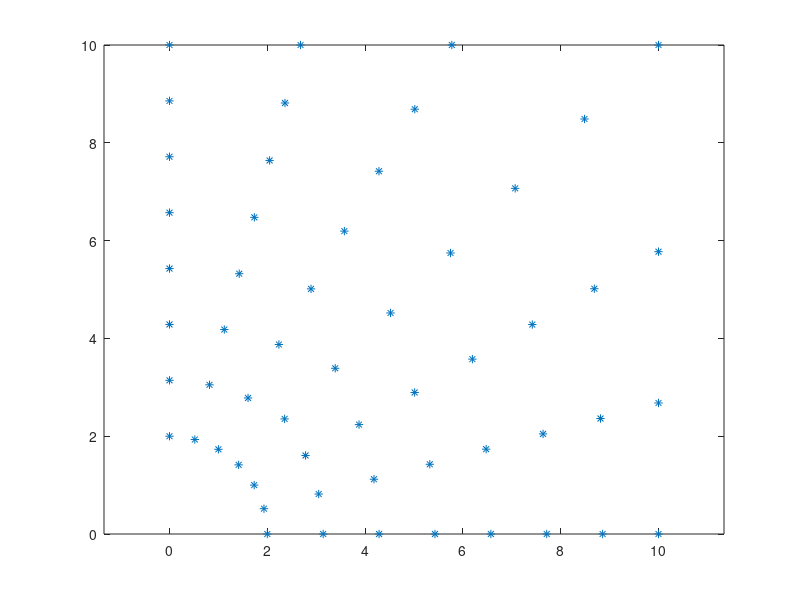

Write MATLAB code to recreate this figure. (Note: this script raises an error after producing the figure.)
%% FEM labb uppg2

clf

% defined coordinates

nf=7;
nr=6;  % must be even
R1=2;
R2=10;
coord=[];
for R=R1:(R2-R1)/nf:R2
for fi=0:pi/2/nr:pi/2
   if fi<pi/4
     Rf=(R1-R)/(R1-R2)*R/cos(fi)+(R2-R)/(R2-R1)*R;
     coord=[coord;Rf*cos(fi) Rf*sin(fi)];
   else
     Rf=(R1-R)/(R1-R2)*R/sin(fi)+(R2-R)/(R2-R1)*R;
     coord=[coord;Rf*cos(fi) Rf*sin(fi)];
   end
end
   
end
plot(coord(:,1),coord(:,2),'*')
axis equal
hold on

% global dof for nodal points

ndof=0;
dof=[];
for R=R1:(R2-R1)/nf:R2
  for fi=0:pi/2/nr:pi/2
    ndof=ndof+1;
    dof=[dof; ndof];
  end
end

% topology matriz

nelm=0;

edof=[];
for fn=0:nf-1
 
  for ir=0:nr-1
     n1=fn*(nr+1)+1+ir;
     n2=fn*(nr+1)+2+ir;
     n3=(fn+1)*(nr+1)+1+ir;
     n4=(fn+1)*(nr+1)+2+ir;    

     nelm=nelm+1;
     edof=[edof; nelm n3 n2 n1];
     nelm=nelm+1;
     edof=[edof; nelm n3 n4 n2];
  end
end

[ex,ey]=coordxtr(edof,coord,dof,3);
eldraw2(ex,ey,[1 2 0],edof(:,1))
%pause

% Define boundary conditions
%
% find nodal points on boundaries

bc3=find(abs(coord(:,1)-R2)<1e-3);
bc4=find(abs(coord(:,2)-R2)<1e-3);
bcarc=find(abs(coord(:,1).^2+coord(:,2).^2-R1^2)<1e-3);


bcarc(:,2)=1000; % circle
bc3(:,2)=100;    % top boundary
bc4(:,2)=100;    % right boundary

bc=[bcarc;bc3;bc4];


bc(11,:)=[]; % Remove 


%% Min kod ...
k = 1; %konduktivitet
t = 1; %tjocklek, 
Tin = 1000;
Tout = 100;
R1 = 2;
R2 = 10;

nodes = length(coord); % also ndof = number of degrees of freedom
D = k*eye(2); % hur styvhetsmatrisen ser ut
K = zeros(nodes); 
fl = zeros(nodes, 1); 

ep = t; % tjocklek
eq = 0;

 for i = 1:nelm     
     [Ke, fe] = flw2te(ex(i, :), ey(i, :), ep, D, eq);
     %[Ke] = flw2te(ex(i, :), ey(i, :), ep, D);
     [K, fl]= assem(edof(i,:), K, Ke, fl, fe);
 end

AreaSquare = R2*R2;
AreaCircle = R1^2*pi;
fb = zeros(nodes, 1);
fb(1) = AreaCircle*Tin;
fb(end) = -AreaSquare*Tout;

f = fb + fl;
 
[a, q] = solveq(K, f, bc);

ed = extract(edof, a);

figure(1)
patch(ex', ey', ed')
colormap jet
colorbar